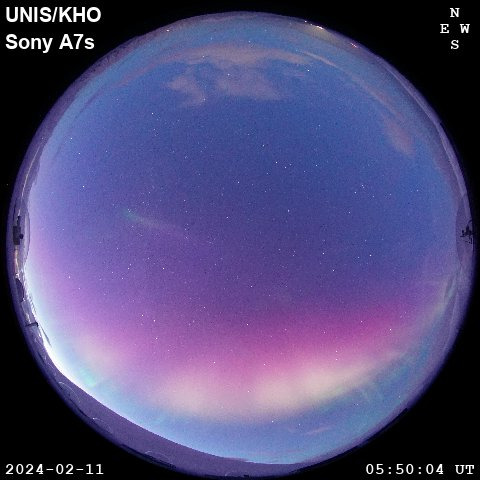
#> input picture Example files/LYR-Sony-20240211_055004.jpg, 480 x 480 px; its folder holds 6 pictures in this run
$ jupyter execute --allow-errors 'MISS-1 continuum detection.ipynb'
#> lines starting #> are read from the running program, lines starting #| are printed output that depends on the picture
[cell 1]
"""
This script is used to loop over a collection of .pgm spectrograph data from MISS-1 and detect continuum emission events.
In general, this script is based on two assumptions:
    1) The three auroral emission lines are distinct peaks in the column-wise mean spectrum when auroral events are observed in (relatively) clear skies
    2) Auroral continuum emission is observed as a spectral enhancement in the entire 400-700 nm wavelength range and hence can be registered as a
        distinct peak in the row-wise mean spectrum.

NOTE:
- The scipy peak finding function parameters (prominence and width) are not optimized!!
- The current parameters are based on a comparison between known continuum, 'normal' aurora and clear sky events.
- Weak continuum events are possibly not detected.

Filtering out false positives, such as sunlit clouds, is done in the MISS-1 post-detection analysis script.

The first two defined functions are from the KHO-MISS/SpectralCalibration/miss_read_spectral.py script.

Created on May 9 2025

@author: Tim Hulsen
"""

import os
import glob
import numpy as np
import matplotlib.pyplot as plt
from scipy.signal import find_peaks, peak_widths

[cell 2]
"""
Reads a MISS-image and corrects the "smiley" spectral image into
a nice rectangular image.

Outputs a matrix with the vertical axis being a proxy for the scan
angle (no calibration yet). The horizontal axis is wavelength from
400nm to 700nm

For each scan angle (image row), the known emission lines are used
to first construct a mapping between wavelengths and pixel columns.
Then the intensities for wavelengths between 400..700nm at 1nm steps
are interpolated from the image.

NOTE:
    - the wavelength calibration is based on only three points, or
      the blue, green and red emission lines
    - the "scan angle" is not calibrated at all!


Created on Fri May 10 13:30:25 2024

@author: MikkoS
"""

# A user called Felix wrote a nice short reading routine for ASCII PGM-files
# https://stackoverflow.com/questions/46944048/how-to-read-pgm-p2-image-in-python
#
# The commonly used PIL for image reading in python seems to have trouble
# handling the comments in PGM-files, even though the comments are part
# of the "standard" for PNM-format.

def readpgm(name):
#> called with name = 'Example files/MISS-20240211-055000.pgm'
    with open(name) as f:
        lines = f.readlines()

    # Ignores commented lines
    for l in list(lines):
        if l[0] == '#':
            lines.remove(l)

    # Makes sure it is ASCII format (P2)
    assert lines[0].strip() == 'P2', 'File not an ASCII PGM-file'

    # Converts data to a list of integers
    data = []
    for line in lines[1:]:
        data.extend([int(c) for c in line.split()])

    data=(np.array(data[3:]),(data[1],data[0]),data[2])
    return np.reshape(data[0],data[1])

[cell 3]
def read_miss_spectral(filename):
    im=readpgm(filename)


    # Estimate the background level from an image corner and
    # remove the pixel offset
    bg_estimate=np.mean(im[0:29,0:29])
    im=np.maximum(im-bg_estimate,0).transpose()


    # From quick calibration using auroral emission lines,
    # see plot_misspeaks.m in the Matlab source code

    bluepoly=np.poly1d([-0.000401186790506, 0.118021155830754,
                        86.670020639834831]);
    redpoly=np.poly1d([-0.0003147574819, 0.1045665634675,
                            656.6050051599582]);
    greenpoly=np.poly1d([-0.0003805469556, 0.1139447884417,
                         462.5405056759545]);

    # Create a spectral image
    # - use data between rows 70 and 270 (needs scan angle calibration!)
    # - interpolate data from 400..700nm

    scanangle=np.arange(0,200)
    wavelengths=np.arange(400,701)
    spectralimage=np.zeros([len(scanangle),len(wavelengths)])
    colIndex=np.arange(0,im.shape[1])

    for alpha in scanangle:
        row=70+alpha
        blueline=bluepoly(row)      # Locations of the auroral emission lines
        redline=redpoly(row)        # at this scan angle, or image row in raw
        greenline=greenpoly(row)    # image data
        lambdas=np.polynomial.Polynomial.fit([427.8, 557.7, 630.0],
                                             [blueline, greenline, redline],2)
        cols=lambdas(wavelengths)
        thisrowvalues=im[row,:]
        spectralvalues=np.interp(cols,colIndex,thisrowvalues)
        spectralimage[alpha,:]=spectralvalues

    return spectralimage

[cell 4]
# Example of a spectral image from MISS-1
filename = os.path.join('Example files','MISS-20240211-055000.pgm')
spectralimage = read_miss_spectral(filename)

fig, ax = plt.subplots()
ax.imshow(np.sqrt(spectralimage),cmap='plasma', aspect='auto',
          extent=[400,700, 0, 347])
ax.set_xlabel('Wavelength [nm]')
ax.set_ylabel('Uncalibrated angle');
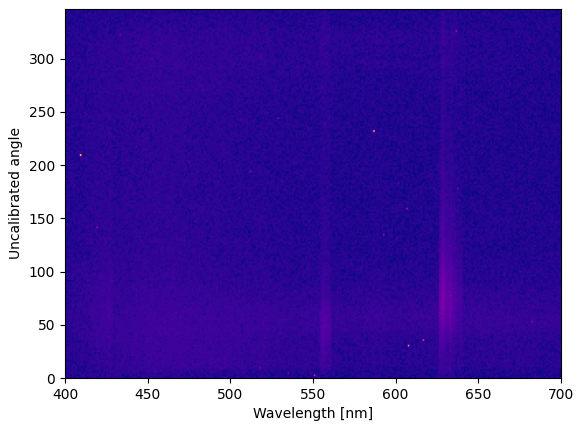
#> figure drawn by matplotlib, 1 panel

[cell 5]
# [31 lines left out: function find_auroral_emission_lines, not called in this run]

[cell 6]
# [37 lines left out: function find_continuum_line_save, not called in this run]

## Example of defined functions

[cell 7]
# Use the spectral image shown for example previously
# For the roi the rows between 30 and 180 have been used to exclude the sun on the horizon
roi_data = np.sqrt(spectralimage)[30:180]

# Calculate the column-wise mean within the ROI
col_means = np.mean(roi_data, axis=0)

# Use scipy.signal.find_peaks to identify peaks
global_peaks_col, properties = find_peaks(
    col_means,
    prominence=1.5,  # Minimum prominence of peaks
    width=2          # Minimum width of peaks
)

# In the output it can be seen that the three auroral emission lines are detected
# An additional peak is detected at index 62
global_peaks_col

[cell 8]
"""
The additional peak detected at index 62 is an example of a blue daylight spectrum.
This is seen regularly as a parabolic spectrum centered around roughly 460 nm.
"""

# Plot column-wise mean
plt.plot(np.linspace(400,700,301), col_means)

# Plot detected peaks
for peak in global_peaks_col:
    plt.axvline(x = peak + 400, color='r', linestyle='dashed')
plt.legend(("Column-wise mean", "Detected peaks"), loc=2)
plt.xlabel("Wavelength (nm)")
plt.ylabel("Average counts");
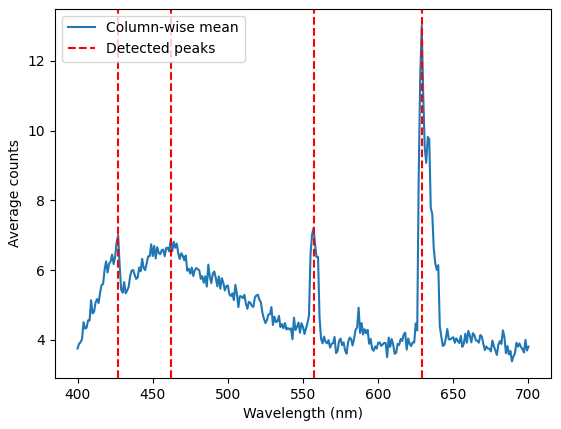
#> figure drawn by matplotlib, 1 panel; curve peaks at x = 629, y = 13.02

[cell 9]
# Now we want to detect continuum emission
# Continue with the same example

# Calculate the row-wise mean within the ROI
row_means = np.mean(roi_data, axis=1)

# Use scipy.signal.find_peaks to identify peaks
peaks, properties = find_peaks(
    row_means,
    prominence=1.5,  # Minimum prominence of peaks
    width=4          # Minimum width of peaks
)

# Since we used a ROI we should compensate the found indeces
lower_limit = 30

# Adjust peak indices to global row indices
global_peaks = peaks + lower_limit
global_peaks

[cell 10]
"""
It is visible in the gray shaded region that the number of counts drops off at the edges of the measurement.
This is an artifact of the measurement and is excluded as it can disrupt the peak finding function.
It is also possible that the sun is visible in these regions, resulting in a high number of counts which obscure the spectrum of auroras.
"""

# Plot row-wise mean of the ENTIRE spectral image
plt.plot(np.mean(np.sqrt(spectralimage), axis=1))

# Plot detected peaks
for peak in global_peaks:
    plt.axvline(x = peak, color='r', linestyle='dashed')

# Rows excluded in the ROI
plt.axvspan(0, 30, facecolor='gray', alpha=0.5)
plt.axvspan(180, 200, facecolor='gray', alpha=0.5)

plt.legend(("Row-wise mean", "Detected peaks"), loc=2)
plt.xlabel("Row index")
plt.ylabel("Average counts");
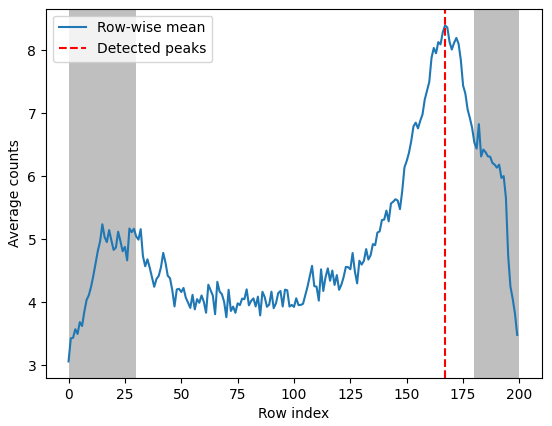
#> figure drawn by matplotlib, 1 panel; curve peaks at x = 167, y = 8.4

[cell 11]
"""
This figure is a sneak peak of further analysis conducted in the MISS-1 post-detection analysis script.
The blue dashed line in the spectral image highlights where the functions above have detected a peak in the row-wise mean.
In the middle plot the corresponding spectrum is shown, averaged over a few rows to reduce noise.
A background spectrum is added for comparison, which shows the spectral enhancement over the entire wavelength range that resulted in a peak in the
row-wise mean.
From the Sony all-sky camera image it is clear that the detected spectrum corresponds to a region of white auroral continuum emission.
"""

fig, (ax1, ax2, ax3) = plt.subplots(1,3,figsize=(13,4))

# Plot the spectral image
ax1.imshow(np.sqrt(spectralimage),cmap='plasma', aspect='auto',extent=[400,700, 0, 347])
# Highlight the peak detected at index 167 with a blue dashed line
ax1.axhline(y=347-(347/200)*167, color='C0', linestyle='dashed')
# Highlight the peak at index 50 with a orange dashed line
# This row is chosen as the background spectrum, ideally this consists of a clear sky
ax1.axhline(y=347-(347/200)*50, color='C1', linestyle='dashed')
ax1.set_xlabel('Wavelength [nm]')
ax1.set_ylabel('Uncalibrated angle')

# To reduce noise we average a range of rows to produce the emission spectra for the detected row and the background
# The spectra are plotted in blue and orange, respectively
ax2.plot(np.linspace(400,700,301), np.mean(np.sqrt(spectralimage)[165:170,:],axis=0), color='C0')
ax2.plot(np.linspace(400,700,301), np.mean(np.sqrt(spectralimage)[48:53,:],axis=0), color='C1')
ax2.set_xlabel('Wavelength [nm]')
ax2.set_ylabel('Averaged counts')
ax2.legend(("Detected spectrum","Background spectrum"))

# Plot an image of the Sony all-sky camera closest to the moment the spectral image was taken
image = plt.imread(os.path.join('Example files','LYR-Sony-20240211_055004.jpg'))
#> image is the input picture: shape (480, 480, 3); mean R, G, B 81.9, 75.8, 122.6
ax3.imshow(image)
# Highlight where the 'interesting' spectrum was detected and the background spectrum is taken with dashed lines in their respective colors
ax3.axhline(y = ((480-20)/200)*167+10, color = 'C0', linestyle = 'dashed')
ax3.axhline(y = ((480-20)/200)*50+10, color = 'C1', linestyle = 'dashed')
ax3.set_xlabel('Pixel column index')
ax3.set_ylabel('Pixel row index')

# In the center between the white lines is the meridian of the spectrograph where the spectral image is taken
ax3.axvline(x = 480/2-20, color = 'white')
ax3.axvline(x = 480/2+20, color = 'white')

fig.suptitle("02 11 2024 0550");
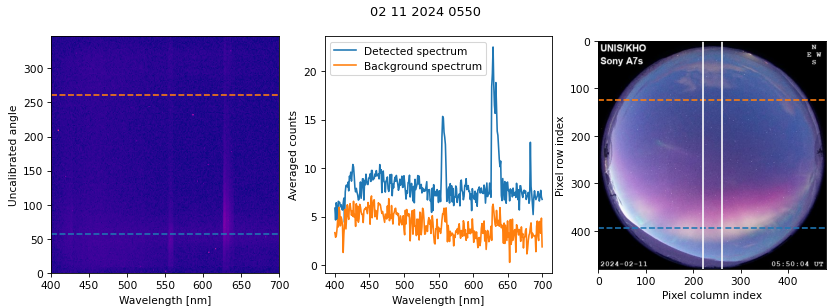
#> figure drawn by matplotlib, 3 panels; panel 2: curve peaks at x = 629, y = 22.48; panel 2: curve peaks at x = 453, y = 7.14
